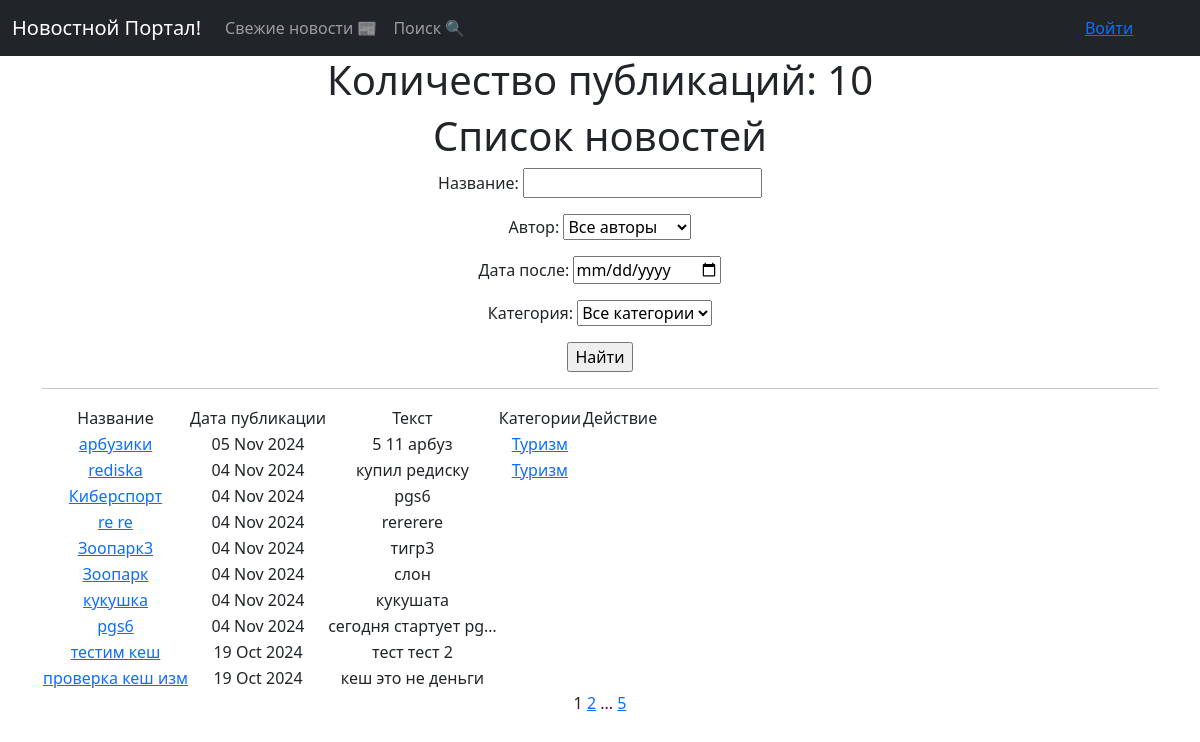
/post/search/, run on an earlier commit of the app's database.
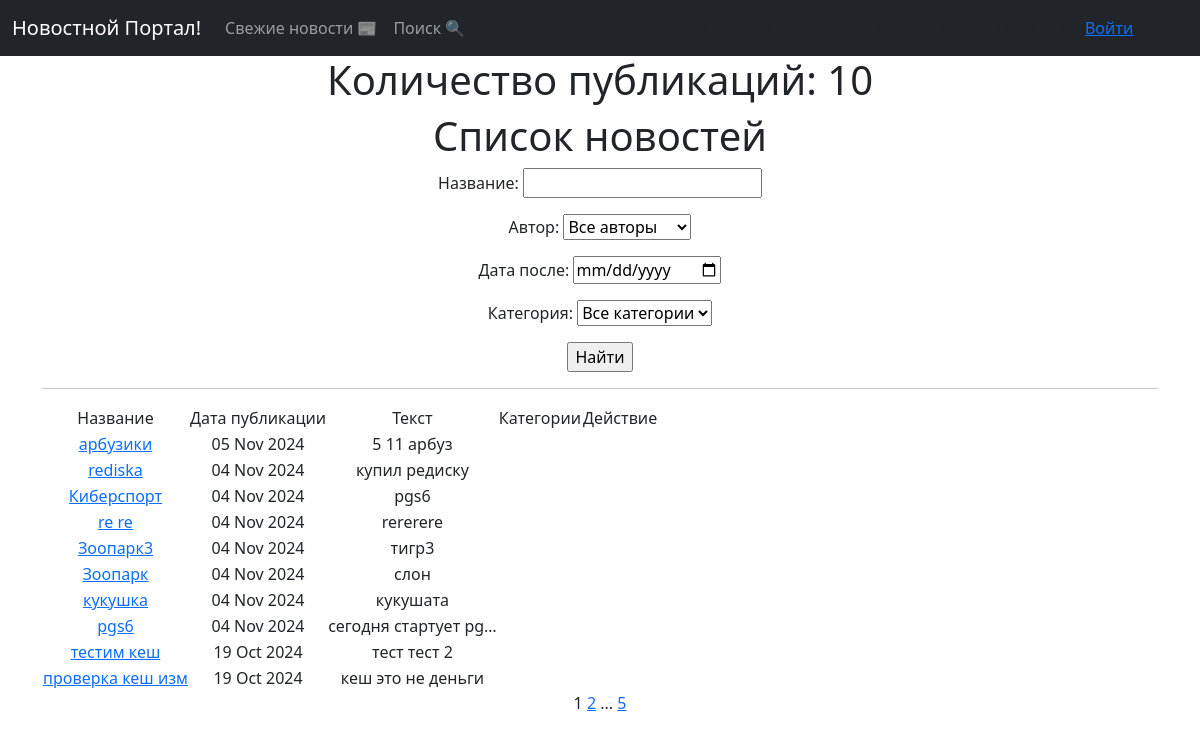
And on a later commit of the database.
### news/models.py (models this page shows, shortened)
class Post(models.Model):
    article = 'AR'
    news = 'NE'
    POSITIONS = [
        (article, 'Статья'),
        (news, 'Новость')
    ]
    author = models.ForeignKey(Author, on_delete=models.CASCADE)
    post_type = models.CharField(max_length=2, choices=POSITIONS, default=news)
    time_post = models.DateTimeField(auto_now_add=True)
    category = models.ManyToManyField(Category, through='PostCategory')
    title = models.CharField(max_length=255)
    text = models.TextField()
    rating = models.IntegerField(default=0)

class Category(models.Model):
    name = models.CharField(max_length=50, unique=True)
    subscribers = models.ManyToManyField(User, blank=True, null=True, related_name='categories')
    def __str__(self):
        return self.name.title()

### news/views.py (the view)
# urls.py: path('', PostsList.as_view(), name='post_list'),
class PostsList(ListView):
    model = Post
    ordering = '-time_post'
    context_object_name = 'posts'
    paginate_by = 10
    def get_queryset(self):
        queryset = super().get_queryset()
        self.filterset = PostFilter(self.request.GET, queryset)
        return self.filterset.qs
    def get_context_data(self, **kwargs):
        context = super().get_context_data(**kwargs)
        context['filterset'] = self.filterset
        return context
    def get_template_names(self):
        if self.request.path == '/post/search/':
            return 'flatpages/post_search.html'
        return 'flatpages/posts.html'

### news/models.py (called while the page is built)
    def __str__(self):
        return self.user.username

### templates/flatpages/post_search.html (shortened to what this page needs)
{% extends 'flatpages/default.html' %}
{% load custom_filters %}
{% block content %}
    <h1>Количество публикаций: {{ posts|length }} </h1>
    <h1>Список новостей</h1>
    <form action="" method="get">
       {{ filterset.form.as_p }}
       <input type="submit" value="Найти" />
    </form>
    <hr>
    {% if posts %}
        <table>
            <tr>
                <td>Название</td>
                <td>Дата публикации</td>
                <td>Текст</td>
                <td>Категории</td>
                <td>Действие</td>
            </tr>
            {% for post in posts %}
            <tr>
                <td><a href="{% url 'post_detail' post.id %}">{{ post.title }}</a></td>
                <td>{{ post.time_post|date:'d M Y' }}</td>
                <td>{{ post.text|truncatechars:20 }}</td>
                <td>{% for category in post.category.all %}
                        <a href="{% url 'category_list' category.id %}">{{ category }}</a>
                    {% endfor %}
                </td>
                <td>
                </td>
            </tr>
            {% endfor %}
        </table>
    {% else %}
        <h2>Новостей нет! =( </h2>
    {% endif %}
    {{ page_obj.number }}
    {% if page_obj.has_next %}
        <a href="?page={{ page_obj.next_page_number }}">{{ page_obj.next_page_number }}</a>
        {% if paginator.num_pages != page_obj.next_page_number %}
           ...
           <a href="?page={{ page_obj.paginator.num_pages }}">{{ page_obj.paginator.num_pages }}</a>
       {% endif %}
    {% endif %}
{% endblock content %}

### templates/flatpages/default.html (shortened to what this page needs)
<!DOCTYPE html>
<html lang="en">
<head>
    {% load static %}
    <link href="{% static 'css/styles.css' %}" rel="stylesheet"/>
</head>
<body>
<nav class="navbar navbar-expand-lg navbar-dark bg-dark static-top">
   <div class="container">
       <a class="navbar-brand" href="#">Новостной Портал!</a>
       <div class="collapse navbar-collapse" id="navbarResponsive">
           <ul class="navbar-nav ml-auto">
               <li class="nav-item">
                   <a class="nav-link" href="/post/">Свежие новости 📰</a>
               </li>
               <li class="nav-item">
                   <a class="nav-link" href="/post/search/">Поиск 🔍</a>
               </li>
           </ul>
       </div>
   </div>
    <div class="conteiner" style="width: 200px">
        {% if user.is_authenticated %}
        <a href="{% url 'profile' %}">Профиль</a>
        {% else %}
        <a href="{% url 'account_login' %}">Войти</a>
        {% endif %}
    </div>
</nav>
<div class="container">
    <div class="row">
        <div class="col-lg-12 text-center">
            {% block content %}
            {% endblock content %}
        </div>
    </div>
</div>
</body>
</html>

What changed in the data, as far as the page shows it:
changed Post "арбузики": loses Category (name "Туризм")
changed Post "rediska": loses Category (name "Туризм")
